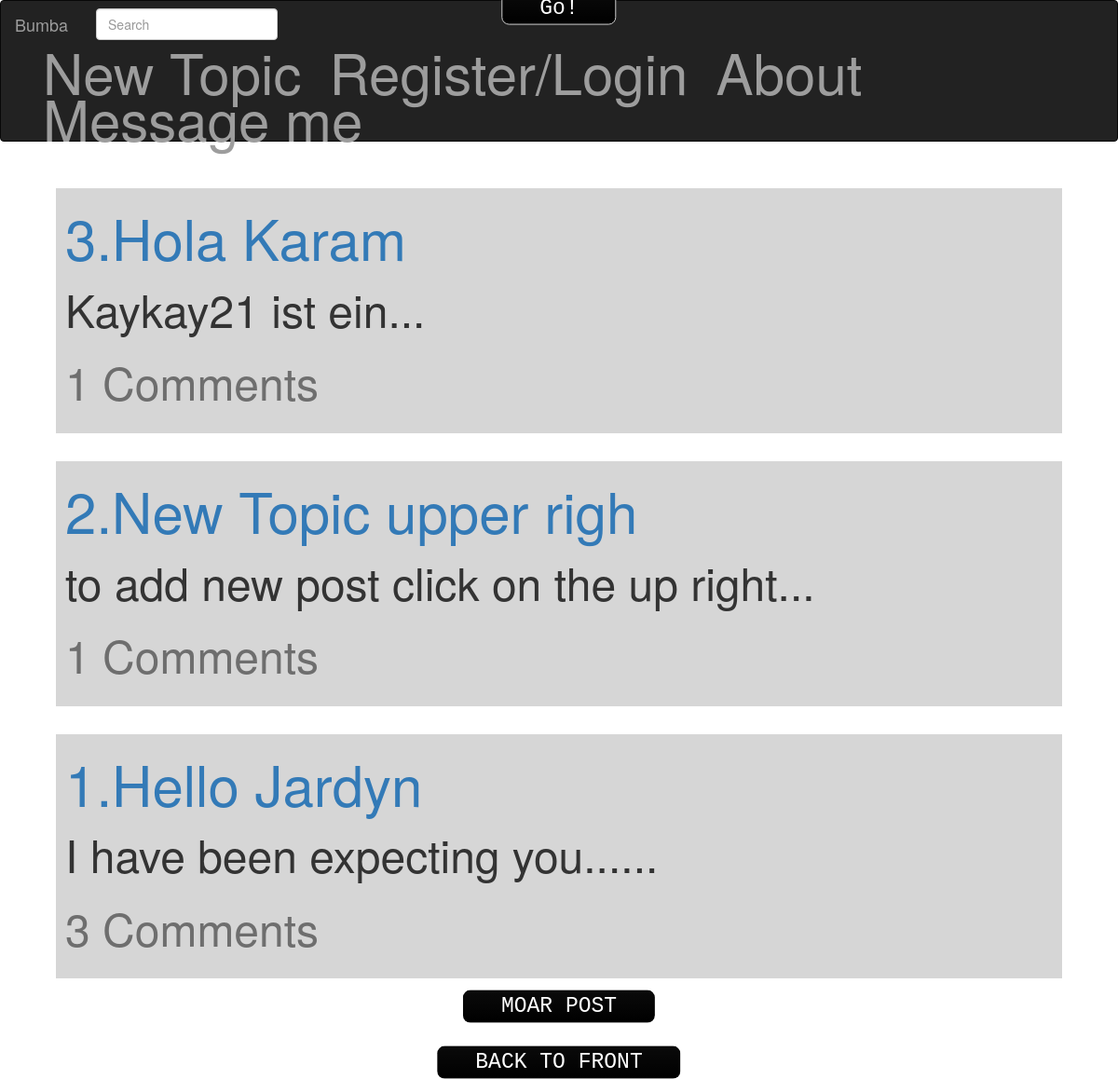
/bumba/index.php?number=4, run on the app's committed database.
### tables this page shows
CREATE TABLE IF NOT EXISTS `user_post` (
`id` int(11) NOT NULL,
  `title` varchar(30) NOT NULL,
  `body` text NOT NULL,
  `time` timestamp NOT NULL DEFAULT CURRENT_TIMESTAMP ON UPDATE CURRENT_TIMESTAMP
);

### bumba/index.php (the view, shortened to what this page needs)
<?php require_once('config/setup.php');?>
<!DOCTYPE html>
<html>
	<head>
		<?php include('templates/header.php');?>
	</head>
	<body>
		<div class="container">
			<?php
				if(isset($_GET['number'])){
					$number = $_GET['number'];
					$query = "SELECT * FROM user_post WHERE id<{$number} ORDER BY id DESC LIMIT 10";
				}
				else{
				$query = "SELECT * FROM user_post ORDER BY id DESC LIMIT 10";
				}
				$statement = $db->query($query);
					while($r = $statement->fetch()) {
						$title = $r['title'];
						$body = $r['body'];
						$id = $r['id'];
						$short_body = substr(strip_tags($body), 0, 200);
						$commentcountsql = "SELECT COUNT(original_id) as total FROM post_comment WHERE original_id={$id}";
						$result = $db->prepare($commentcountsql);
						$result->execute();
						$number_of_rows = $result->fetchColumn();
						if(isset($id)){
						echo '<div class="box">';
						echo sprintf('<a href="post.php?id=%s">%s.%s</a><br>',$id,$id, $title);
						echo sprintf('  <p id="subtittle">%s...</p>',$short_body);
						echo sprintf ('<p class="commentamount">%s Comments</p>',$number_of_rows);
						echo '</div>';
						}
					}
			 	if(isset($id)){
						echo sprintf('<a class="btn" href="index.php?number=%s">MOAR POST</a><br>',$id);
						echo sprintf('<br><br><a class="btn" href="index.php">BACK TO FRONT</a>');
						}else{
									echo sprintf('<br><p class="alert">No more posts available</p><br>');
						echo sprintf('<br><br><a class="btn" href="index.php">BACK TO FRONT</a>');
						}
				?>
		</div>
	</body>
</html>

### bumba/css/style.css (style rules this page uses)
body { background-color:FFFFFF; }
.box { background-color:D6D6D6; padding:10px; margin:30px; word-wrap: break-word; }
a { font-size:5.0vw; word-wrap: break-word; }
p { font-size: 4.0vw; word-wrap: break-word; }
p.commentamount { color: #6e6e6e; }
.btn { background: #0a0a0a; background-image: -webkit-linear-gradient(top, #0a0a0a, #000000); background-image: -moz-linear-gradient(top, #0a0a0a, #000000); background-image: -ms-linear-gradient(top, #0a0a0a, #000000); background-image: -o-linear-gradient(top, #0a0a0a, #000000); background-image: linear-gradient(to bottom, #0a0a0a, #000000); -webkit-border-radius: 8; -moz-border-radius: 8; border-radius: 8px; font-family: Courier New; color: #ffffff; font-size: 23px; padding: 0px 40px 0px 40px; text-decoration: none; margin: 0; position: absolute; left: 50%; margin-right: -50%; transform: translate(-50%, -50%) }

### data on the page
user_post: id "3", title "Hola Karam", body "Kaykay21 ist ein", number_of_rows "1"
user_post: id "2", title "New Topic upper righ", body "to add new post click on the up right", number_of_rows "1"
user_post: id "1", title "Hello Jardyn", body "I have been expecting you...", number_of_rows "3"
